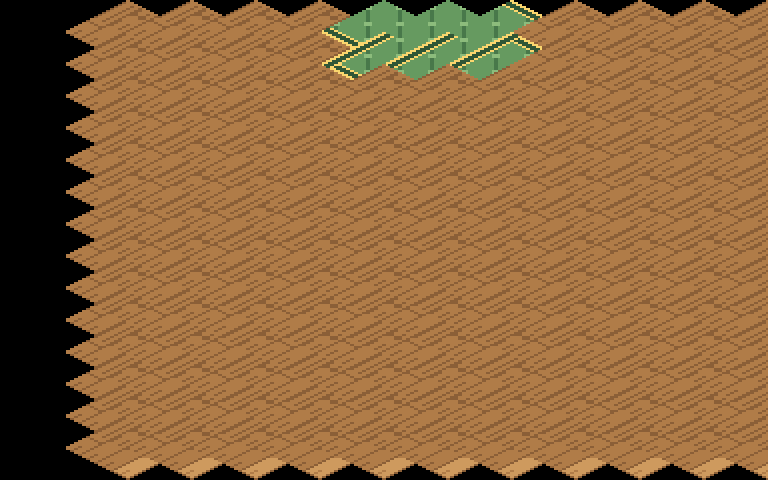

Tiled map render using the project's own tile images. Description and the whole map definition, tile-layer contents included, below:
An orthogonal 12x15 tile map with 64x32 px tiles, 1 tile layer (suelo).

<map version="1.10" orientation="orthogonal" renderorder="right-down" width="12" height="15" tilewidth="64" tileheight="32" infinite="0" nextlayerid="2" nextobjectid="1">
 <tileset firstgid="1" name="terreno_mundo" tilewidth="128" tileheight="64" tilecount="203" columns="8">
  <image source="../textures/../textures/terreno_mundo.png" width="1024" height="1664" />
 </tileset>
 <layer id="1" name="suelo" width="12" height="15">
  <data encoding="csv">
0,0,0,0,0,0,0,0,0,0,0,0,
0,157,157,157,157,193,191,195,157,157,157,157,
0,157,157,157,157,194,192,196,157,157,157,157,
0,157,157,157,157,157,157,157,157,157,157,157,
0,157,157,157,157,157,157,157,157,157,157,157,
0,157,157,157,157,157,157,157,157,157,157,157,
0,157,157,157,157,157,157,157,157,157,157,157,
0,157,157,157,157,157,157,157,157,157,157,157,
0,157,157,157,157,157,157,157,157,157,157,157,
0,157,157,157,157,157,157,157,157,157,157,157,
0,157,157,157,157,157,157,157,157,157,157,157,
0,157,157,157,157,157,157,157,157,157,157,157,
0,157,157,157,157,157,157,157,157,157,157,157,
0,157,157,157,157,157,157,157,157,157,157,157,
0,157,157,157,157,157,157,157,157,157,157,157
</data>
 </layer>
</map>
